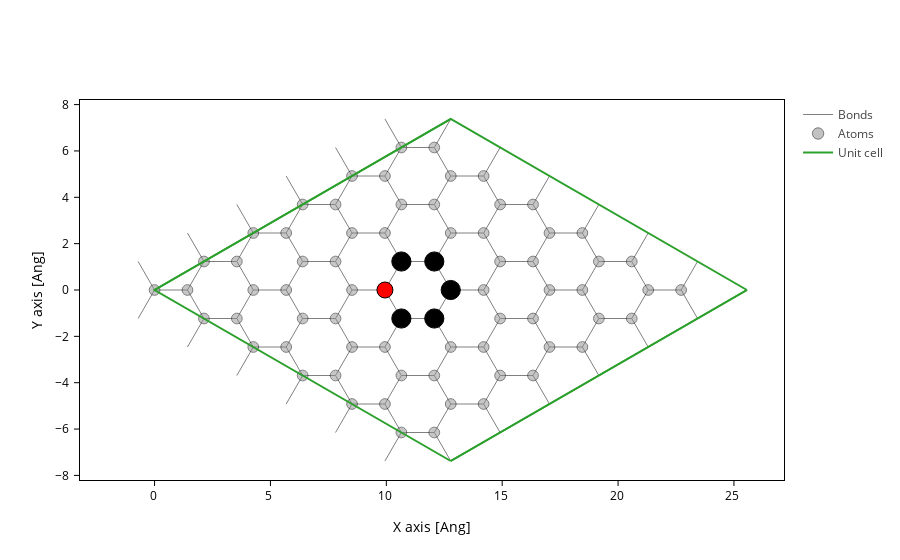

This figure's notebook cell:
### Markdown cell above
For the following it doesn't matter which atom we remove (since it is peridiodic), however for visualization purposes we will remove an atom in the middle of the unit cell.

Using `sisl` it is easy to find atoms close to specific positions. The middle of the atomic coordinates is also the *center* of atomic coordinates, here `Geometry.center` is useful. The complementary method `Geometry.close` finds all atomic indices close to a given position or atom. By default, `Geometry.close` determines all atoms within a radius equal to the maximum orbital radius. Here we explicitly set the *search radius* to $1.5\,\mathrm{Å}$.

### Code cell
xyz_center = graphene.center(what="xyz")
indices = graphene.close(xyz_center, 1.5)
index = indices[0]
system = graphene.remove(index)
graphene.plot(
    axes="xy",
    atoms_style=[
        {"opacity": 0.5},  # Default style for all atoms
        {
            "atoms": indices,
            "color": "black",
            "size": 1.2,
            "opacity": 1,
        },  # Styling for indices_close_to_center on top of defaults.
        {
            "atoms": index,
            "color": "red",
            "size": 1,
            "opacity": 1,
        },  # Styling for center_atom_index on top of defaults.
    ],
)

### Figure 1 — Plotly figure (JSON) as saved in the notebook; plotly's stock layout.template omitted (floating-point values rounded to 4 significant figures; data arrays with more than 128 entries replaced by an {"elided": "..."} marker saying what was removed)
{"data": [{"line": {"color": "gray", "width": 1.0}, "meta": {}, "mode": "lines", "name": "Bonds", "opacity": 1.0, "type": "scatter", "x": {"elided": "2520 float values"}, "y": {"elided": "2520 float values"}}, {"marker": {"color": ["#909090", "#909090", "#909090", "#909090", "#909090", "#909090", "#909090", "#909090", "#909090", "#909090", "#909090", "#909090", "#909090", "#909090", "#909090", "#909090", "#909090", "#909090", "#909090", "#909090", "#909090", "#909090", "#909090", "#909090", "#909090", "#909090", "#909090", "#909090", "#909090", "red", "black", "black", "#909090", "#909090", "#909090", "#909090", "#909090", "#909090", "#909090", "#909090", "black", "black", "black", "#909090", "#909090", "#909090", "#909090", "#909090", "#909090", "#909090", "#909090", "#909090", "#909090", "#909090", "#909090", "#909090", "#909090", "#909090", "#909090", "#909090", "#909090", "#909090", "#909090", "#909090", "#909090", "#909090", "#909090", "#909090", "#909090", "#909090", "#909090", "#909090"], "line": {"color": "black", "width": 1}, "opacity": [0.5, 0.5, 0.5, 0.5, 0.5, 0.5, 0.5, 0.5, 0.5, 0.5, 0.5, 0.5, 0.5, 0.5, 0.5, 0.5, 0.5, 0.5, 0.5, 0.5, 0.5, 0.5, 0.5, 0.5, 0.5, 0.5, 0.5, 0.5, 0.5, 1.0, 1.0, 1.0, 0.5, 0.5, 0.5, 0.5, 0.5, 0.5, 0.5, 0.5, 1.0, 1.0, 1.0, 0.5, 0.5, 0.5, 0.5, 0.5, 0.5, 0.5, 0.5, 0.5, 0.5, 0.5, 0.5, 0.5, 0.5, 0.5, 0.5, 0.5, 0.5, 0.5, 0.5, 0.5, 0.5, 0.5, 0.5, 0.5, 0.5, 0.5, 0.5, 0.5], "size": [10.72, 10.72, 10.72, 10.72, 10.72, 10.72, 10.72, 10.72, 10.72, 10.72, 10.72, 10.72, 10.72, 10.72, 10.72, 10.72, 10.72, 10.72, 10.72, 10.72, 10.72, 10.72, 10.72, 10.72, 10.72, 10.72, 10.72, 10.72, 10.72, 16.0, 19.2, 19.2, 10.72, 10.72, 10.72, 10.72, 10.72, 10.72, 10.72, 10.72, 19.2, 19.2, 19.2, 10.72, 10.72, 10.72, 10.72, 10.72, 10.72, 10.72, 10.72, 10.72, 10.72, 10.72, 10.72, 10.72, 10.72, 10.72, 10.72, 10.72, 10.72, 10.72, 10.72, 10.72, 10.72, 10.72, 10.72, 10.72, 10.72, 10.72, 10.72, 10.72]}, "meta": {}, "mode": "markers", "name": "Atoms", "opacity": 1, "type": "scatter", "x": [0.0, 1.42, 2.13, 3.55, 4.26, 5.68, 6.39, 7.81, 8.52, 9.94, 10.65, 12.07, 2.13, 3.55, 4.26, 5.68, 6.39, 7.81, 8.52, 9.94, 10.65, 12.07, 12.78, 14.2, 4.26, 5.68, 6.39, 7.81, 8.52, 9.94, 10.65, 12.07, 12.78, 14.2, 14.91, 16.33, 6.39, 7.81, 8.52, 9.94, 10.65, 12.07, 12.78, 14.2, 14.91, 16.33, 17.04, 18.46, 8.52, 9.94, 10.65, 12.07, 12.78, 14.2, 14.91, 16.33, 17.04, 18.46, 19.17, 20.59, 10.65, 12.07, 12.78, 14.2, 14.91, 16.33, 17.04, 18.46, 19.17, 20.59, 21.3, 22.72], "y": [0.0, 0.0, -1.23, -1.23, -2.46, -2.46, -3.689, -3.689, -4.919, -4.919, -6.149, -6.149, 1.23, 1.23, 0.0, 0.0, -1.23, -1.23, -2.46, -2.46, -3.689, -3.689, -4.919, -4.919, 2.46, 2.46, 1.23, 1.23, 0.0, 0.0, -1.23, -1.23, -2.46, -2.46, -3.689, -3.689, 3.689, 3.689, 2.46, 2.46, 1.23, 1.23, 0.0, 0.0, -1.23, -1.23, -2.46, -2.46, 4.919, 4.919, 3.689, 3.689, 2.46, 2.46, 1.23, 1.23, 0.0, 0.0, -1.23, -1.23, 6.149, 6.149, 4.919, 4.919, 3.689, 3.689, 2.46, 2.46, 1.23, 1.23, 0.0, 0.0]}, {"meta": {}, "mode": "lines", "name": "Unit cell", "type": "scatter", "x": [0.0, 12.78, 25.56, 25.56, 12.78, 12.78, NaN, 12.78, 0.0, 0.0, 12.78, 12.78, 0.0, NaN, 25.56, 12.78, NaN, 25.56, 12.78], "y": [0.0, 7.379, 0.0, 0.0, 7.379, 7.379, NaN, 7.379, 0.0, 0.0, -7.379, -7.379, 0.0, NaN, 0.0, -7.379, NaN, 0.0, -7.379]}], "layout": {"scene": {"aspectmode": "data", "xaxis": {"title": {"text": "X axis [Ang]"}}, "yaxis": {"title": {"text": "Y axis [Ang]"}}}, "xaxis": {"scaleanchor": "y", "scaleratio": 1, "title": {"text": "X axis [Ang]"}}, "yaxis": {"title": {"text": "Y axis [Ang]"}}}}
